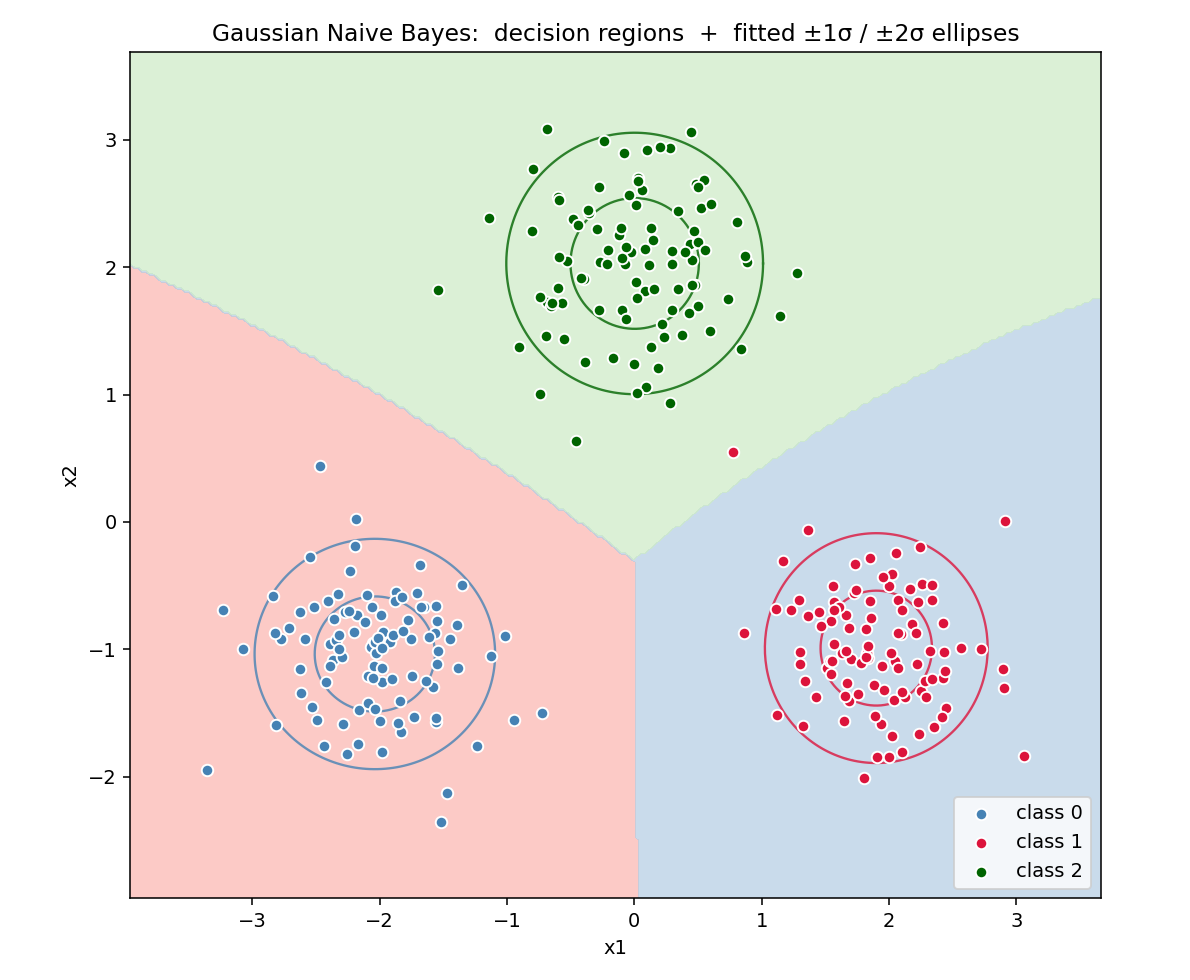

Reproduce this figure in Python.
"""Gaussian NB: decision regions on a 3-class 2D mixture with the fitted
per-class Gaussian ellipses overlaid.

Output: diagram_nb_regions.png
"""

import numpy as np
import matplotlib.pyplot as plt

from from_scratch import GaussianNB, make_three_mixture


def draw_ellipse(ax, mean, var, color):
    # Diagonal-covariance Gaussian: axes are sqrt(variance) * 2 sigma
    std = np.sqrt(var)
    theta = np.linspace(0, 2 * np.pi, 200)
    for n_sigma in [1.0, 2.0]:
        x = mean[0] + n_sigma * std[0] * np.cos(theta)
        y = mean[1] + n_sigma * std[1] * np.sin(theta)
        ax.plot(x, y, color=color, lw=1.2, alpha=0.8)


def main():
    X, y = make_three_mixture(n=300, seed=1)
    nb = GaussianNB().fit(X, y)

    pad = 0.6
    xx, yy = np.meshgrid(
        np.linspace(X[:, 0].min() - pad, X[:, 0].max() + pad, 250),
        np.linspace(X[:, 1].min() - pad, X[:, 1].max() + pad, 250),
    )
    grid = np.c_[xx.ravel(), yy.ravel()]
    Z = nb.predict(grid).reshape(xx.shape)

    fig, ax = plt.subplots(figsize=(8.5, 7))
    cmap = plt.get_cmap("Pastel1")
    ax.contourf(xx, yy, Z, levels=[-0.5, 0.5, 1.5, 2.5],
                colors=[cmap(0), cmap(1), cmap(2)], alpha=0.7)

    colors = ["steelblue", "crimson", "darkgreen"]
    for k, c in enumerate(nb.classes_):
        ax.scatter(X[y == c, 0], X[y == c, 1], c=colors[k],
                   edgecolors="white", s=35, label=f"class {c}", zorder=3)
        draw_ellipse(ax, nb.mean_[k], nb.var_[k], colors[k])

    ax.set_title("Gaussian Naive Bayes:  decision regions  +  fitted ±1σ / ±2σ ellipses")
    ax.set_xlabel("x1")
    ax.set_ylabel("x2")
    ax.legend(loc="lower right")
    ax.set_xlim(xx.min(), xx.max())
    ax.set_ylim(yy.min(), yy.max())
    ax.set_aspect("equal")

    fig.tight_layout()
    fig.savefig("diagram_nb_regions.png", dpi=140)
    print("wrote diagram_nb_regions.png")


if __name__ == "__main__":
    main()
